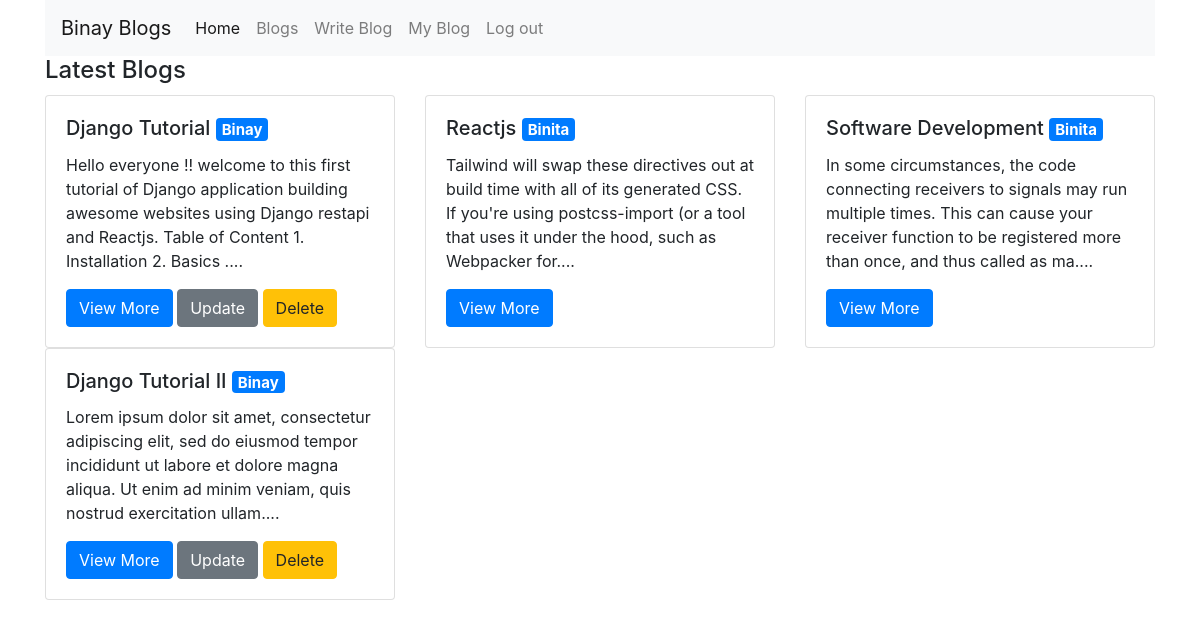
The app's page / (signed in) with its own data.
### blogs/models.py (models this page shows, shortened)
class DateInformation(models.Model):
    created_at = models.DateTimeField(auto_now_add=True)
    updated_at = models.DateTimeField(auto_now=True)

class Blog(DateInformation):
    title= models.CharField(max_length=300)
    body = models.TextField()
    author_id = models.ForeignKey(Author,on_delete=models.CASCADE)

class Author(models.Model):
    user = models.ForeignKey(User,on_delete=models.CASCADE)
    name = models.CharField(max_length=300)
    def __str__(self):
        return self.name

### myblogs/views.py (the view)
# urls.py: 2. Add a URL to urlpatterns:  path('', views.home, name='home')
def home(request):
    latest_blogs = Blog.objects.all()[:4]
    return render(request,'myblogs/index.html',{'blogs':latest_blogs})

### myblogs/templates/myblogs/index.html (shortened to what this page needs)
{% extends 'myblogs/main.html' %}
{% block content%}
{% load static %}
<h4>Latest Blogs</h4>
      <div class="row" style="margin-top: 10px;">
        {% for blog in blogs %}
        <div class="col-md-4">
          <div class="card">
            <div class="card-body">
              <h5 class="card-title">{{blog.title}} <tr><span class="badge badge-primary">{{blog.author_id}}</span></tr></h5>
              <p class="card-text"> {{ blog.body|slice:180 }}....</p>
              <a href="{% url 'blog_detail' blog.id %}" class="btn btn-primary">View More</a>
              {% if request.user.id == blog.author_id.id %}
              <a href="{% url 'blog_update' blog.id %}" class="btn btn-secondary">Update</a>
              <a href="{% url 'blog_delete' blog.id %}" class="btn btn-warning">Delete</a>
              {% endif %}
            </div>
          </div>
        </div>
      {% endfor %}
      </div>
{% endblock content%}

### records on screen
Blog: title "Django Tutorial", author_id "Binay", body "Hello everyone !! welcome to this first tutorial of Django application building awesome websites using Django restapi and Reactjs. Table of Content 1. Installation 2. Basics", shows "Update"
Blog: title "Reactjs", author_id "Binita", body "Tailwind will swap these directives out at build time with all of its generated CSS. If you're using postcss-import (or a tool that uses it under the hood, such as Webpacker for"
Blog: title "Software Development", author_id "Binita", body "In some circumstances, the code connecting receivers to signals may run multiple times. This can cause your receiver function to be registered more than once, and thus called as ma"
Blog: title "Django Tutorial II", author_id "Binay", body "Lorem ipsum dolor sit amet, consectetur adipiscing elit, sed do eiusmod tempor incididunt ut labore et dolore magna aliqua. Ut enim ad minim veniam, quis nostrud exercitation ullam", shows "Update"
